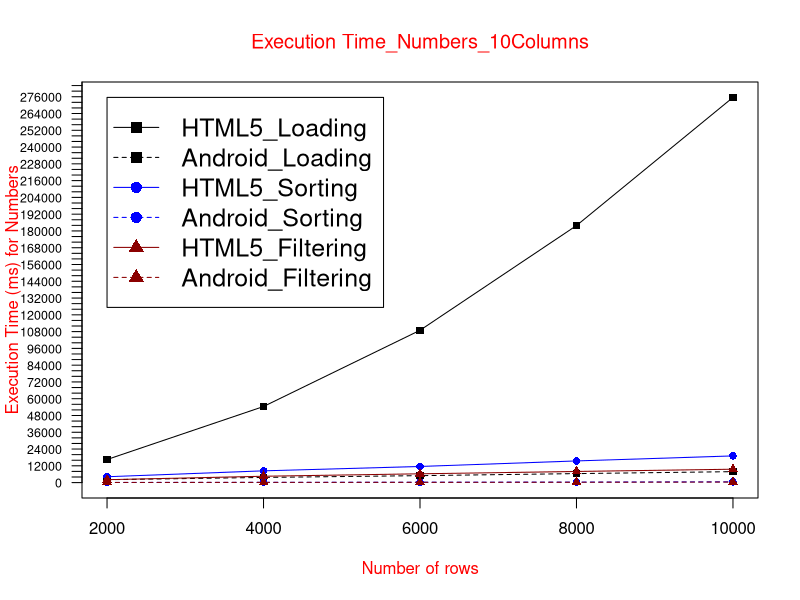

The R script that drew this image:
data <- read.table("ETnum10col.txt", header = TRUE)

max_y <- max(data)
plot_colors <- c("black", "blue", "red4")
png(filename="ETnum10Col.png", height = 1000, width = 1300, bg = "white")
plot(data$HTML5_Loading, type = "o", col = plot_colors[1], pch=15,  ylim=c(0,max_y), axes=FALSE, ann=FALSE)
axis(1, at=1:5, lab=c("2000", "4000", "6000", "8000", "10000"))
axis(2, las=1, at=4000*0:max_y, cex.axis = 0.75)

box()
lines(data$Android_Loading, type="o", pch=15, lty=2, col=plot_colors[1])
lines(data$HTML5_Sorting, type="o", pch=16, lty=1,  col=plot_colors[2])
lines(data$Android_Sorting, type="o", pch=16, lty=2,  col=plot_colors[2])   
lines(data$HTML5_Filtering, type="o", pch=17, lty=1, col=plot_colors[3])
lines(data$Android_Filtering, type="o", pch=17, lty=2,   col=plot_colors[3])

title(main="Execution Time_Numbers_10Columns", col.main="red", font.main=6)
title(xlab= "Number of rows", col.lab="red")
title(ylab= "Execution Time (ms) for Numbers", col.lab="red")
legend(1, max_y, names(data), cex=1.5, col=c("black", "black","blue", "blue","red4","red4"), pch=c(15,15,16,16,17,17), lty=c(1,2,1,2,1,2));

dev.off()

   
            
